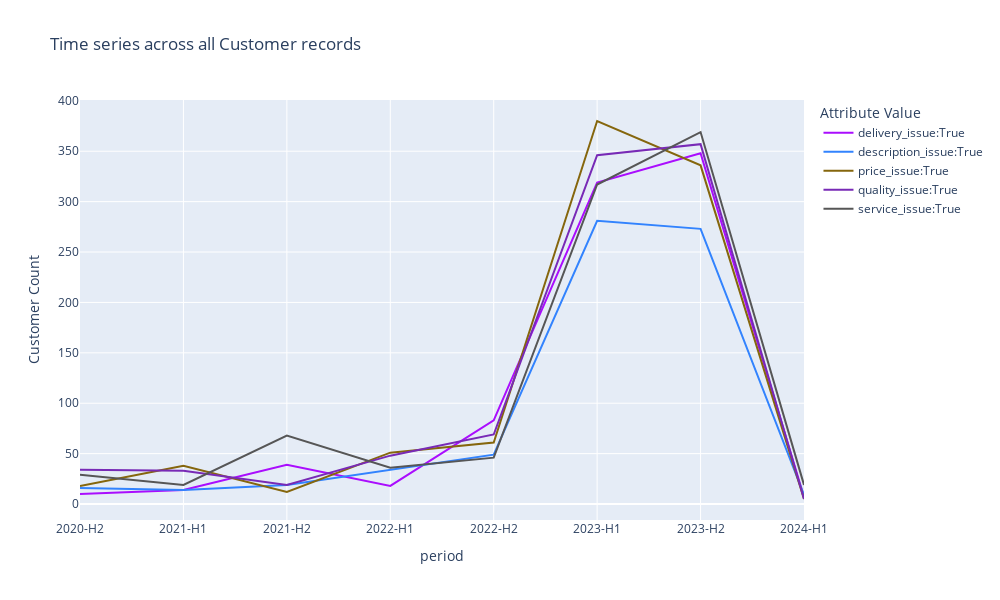

Here is the notebook cell this chart was saved with:
### Code cell
# Create example time series line chart
line_chart, line_chart_df = acd.get_line_chart_fig(
    selection=[],  # Prefilter the dataset by adding attribute values here
    series_attributes=[
        "quality_issue",
        "price_issue",
        "service_issue",
        "delivery_issue",
        "description_issue",
    ],
    time_attribute="period",
    unit="Customer",
    width=1000,
    height=600,
    scheme=color_schemes["Alphabet"],
)
line_chart.show()

### Figure 1 — Plotly figure (JSON) as saved in the notebook; plotly's stock layout.template omitted (floating-point values rounded to 4 significant figures)
{"data": [{"hovertemplate": "Attribute Value=delivery_issue:True<br>period=%{x}<br>Count=%{y}<extra></extra>", "legendgroup": "delivery_issue:True", "line": {"color": "#AA0DFE", "dash": "solid"}, "marker": {"symbol": "circle"}, "mode": "lines", "name": "delivery_issue:True", "orientation": "v", "showlegend": true, "type": "scatter", "x": ["2020-H2", "2021-H1", "2021-H2", "2022-H1", "2022-H2", "2023-H1", "2023-H2", "2024-H1"], "xaxis": "x", "y": [10, 14, 39, 18, 83, 319, 348, 7], "yaxis": "y"}, {"hovertemplate": "Attribute Value=description_issue:True<br>period=%{x}<br>Count=%{y}<extra></extra>", "legendgroup": "description_issue:True", "line": {"color": "#3283FE", "dash": "solid"}, "marker": {"symbol": "circle"}, "mode": "lines", "name": "description_issue:True", "orientation": "v", "showlegend": true, "type": "scatter", "x": ["2020-H2", "2021-H1", "2021-H2", "2022-H1", "2022-H2", "2023-H1", "2023-H2", "2024-H1"], "xaxis": "x", "y": [16, 14, 19, 34, 49, 281, 273, 9], "yaxis": "y"}, {"hovertemplate": "Attribute Value=price_issue:True<br>period=%{x}<br>Count=%{y}<extra></extra>", "legendgroup": "price_issue:True", "line": {"color": "#85660D", "dash": "solid"}, "marker": {"symbol": "circle"}, "mode": "lines", "name": "price_issue:True", "orientation": "v", "showlegend": true, "type": "scatter", "x": ["2020-H2", "2021-H1", "2021-H2", "2022-H1", "2022-H2", "2023-H1", "2023-H2", "2024-H1"], "xaxis": "x", "y": [18, 38, 12, 51, 61, 380, 336, 5], "yaxis": "y"}, {"hovertemplate": "Attribute Value=quality_issue:True<br>period=%{x}<br>Count=%{y}<extra></extra>", "legendgroup": "quality_issue:True", "line": {"color": "#782AB6", "dash": "solid"}, "marker": {"symbol": "circle"}, "mode": "lines", "name": "quality_issue:True", "orientation": "v", "showlegend": true, "type": "scatter", "x": ["2020-H2", "2021-H1", "2021-H2", "2022-H1", "2022-H2", "2023-H1", "2023-H2", "2024-H1"], "xaxis": "x", "y": [34, 33, 19, 48, 69, 346, 357, 5], "yaxis": "y"}, {"hovertemplate": "Attribute Value=service_issue:True<br>period=%{x}<br>Count=%{y}<extra></extra>", "legendgroup": "service_issue:True", "line": {"color": "#565656", "dash": "solid"}, "marker": {"symbol": "circle"}, "mode": "lines", "name": "service_issue:True", "orientation": "v", "showlegend": true, "type": "scatter", "x": ["2020-H2", "2021-H1", "2021-H2", "2022-H1", "2022-H2", "2023-H1", "2023-H2", "2024-H1"], "xaxis": "x", "y": [29, 19, 68, 36, 46, 317, 369, 19], "yaxis": "y"}], "layout": {"height": 600, "legend": {"title": {"text": "Attribute Value"}, "tracegroupgap": 0}, "title": {"text": "Time series across all Customer records"}, "width": 1000, "xaxis": {"anchor": "y", "domain": [0, 1], "title": {"text": "period"}}, "yaxis": {"anchor": "x", "domain": [0, 1], "title": {"text": "Customer Count"}}}}
